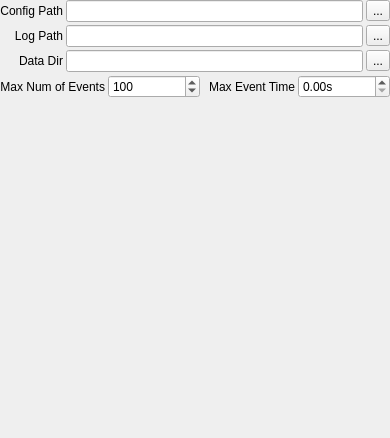
          <widget class="QWidget" name="scrollAreaWidgetContents_5">
           <property name="geometry">
            <rect>
             <x>0</x>
             <y>0</y>
             <width>390</width>
             <height>438</height>
            </rect>
           </property>
           <property name="maximumSize">
            <size>
             <width>1000</width>
             <height>16777215</height>
            </size>
           </property>
           <layout class="QVBoxLayout" name="verticalLayout_10">
            <property name="spacing">
             <number>3</number>
            </property>
            <property name="leftMargin">
             <number>0</number>
            </property>
            <property name="topMargin">
             <number>0</number>
            </property>
            <property name="rightMargin">
             <number>0</number>
            </property>
            <property name="bottomMargin">
             <number>0</number>
            </property>
            <item>
             <layout class="QGridLayout" name="gridLayout_3">
              <property name="topMargin">
               <number>0</number>
              </property>
              <property name="rightMargin">
               <number>0</number>
              </property>
              <property name="bottomMargin">
               <number>0</number>
              </property>
              <property name="spacing">
               <number>3</number>
              </property>
              <item row="1" column="1">
               <widget class="QLineEdit" name="log_path_edit"/>
              </item>
              <item row="0" column="0">
               <widget class="QLabel" name="config_path_label">
                <property name="minimumSize">
                 <size>
                  <width>0</width>
                  <height>0</height>
                 </size>
                </property>
                <property name="lineWidth">
                 <number>0</number>
                </property>
                <property name="text">
                 <string>Config Path</string>
                </property>
                <property name="alignment">
                 <set>Qt::AlignRight|Qt::AlignTrailing|Qt::AlignVCenter</set>
                </property>
                <property name="buddy">
                 <cstring>config_path_edit</cstring>
                </property>
               </widget>
              </item>
              <item row="1" column="0">
               <widget class="QLabel" name="log_path_label">
                <property name="lineWidth">
                 <number>0</number>
                </property>
                <property name="text">
                 <string>Log Path</string>
                </property>
                <property name="alignment">
                 <set>Qt::AlignRight|Qt::AlignTrailing|Qt::AlignVCenter</set>
                </property>
                <property name="buddy">
                 <cstring>log_path_edit</cstring>
                </property>
               </widget>
              </item>
              <item row="1" column="2">
               <widget class="QToolButton" name="log_path_but">
                <property name="text">
                 <string>...</string>
                </property>
               </widget>
              </item>
              <item row="0" column="2">
               <widget class="QToolButton" name="config_path_but">
                <property name="text">
                 <string>...</string>
                </property>
               </widget>
              </item>
              <item row="0" column="1">
               <widget class="QLineEdit" name="config_path_edit"/>
              </item>
              <item row="2" column="0">
               <widget class="QLabel" name="data_dir_label">
                <property name="lineWidth">
                 <number>0</number>
                </property>
                <property name="text">
                 <string>Data Dir</string>
                </property>
                <property name="alignment">
                 <set>Qt::AlignRight|Qt::AlignTrailing|Qt::AlignVCenter</set>
                </property>
                <property name="buddy">
                 <cstring>data_dir_edit</cstring>
                </property>
               </widget>
              </item>
              <item row="2" column="1">
               <widget class="QLineEdit" name="data_dir_edit"/>
              </item>
              <item row="2" column="2">
               <widget class="QToolButton" name="data_dir_but">
                <property name="text">
                 <string>...</string>
                </property>
               </widget>
              </item>
             </layout>
            </item>
            <item>
             <layout class="QGridLayout" name="gridLayout_9">
              <property name="topMargin">
               <number>0</number>
              </property>
              <property name="rightMargin">
               <number>0</number>
              </property>
              <property name="bottomMargin">
               <number>0</number>
              </property>
              <property name="spacing">
               <number>3</number>
              </property>
              <item row="0" column="0">
               <widget class="QLabel" name="max_num_ev_label">
                <property name="text">
                 <string>Max Num of Events</string>
                </property>
                <property name="alignment">
                 <set>Qt::AlignRight|Qt::AlignTrailing|Qt::AlignVCenter</set>
                </property>
                <property name="buddy">
                 <cstring>max_ev_time_box</cstring>
                </property>
               </widget>
              </item>
              <item row="0" column="2">
               <widget class="QLabel" name="max_ev_time_label">
                <property name="text">
                 <string>Max Event Time</string>
                </property>
                <property name="alignment">
                 <set>Qt::AlignRight|Qt::AlignTrailing|Qt::AlignVCenter</set>
                </property>
                <property name="buddy">
                 <cstring>max_num_ev_box</cstring>
                </property>
               </widget>
              </item>
              <item row="0" column="3">
               <widget class="QDoubleSpinBox" name="max_ev_time_box">
                <property name="suffix">
                 <string>s</string>
                </property>
                <property name="maximum">
                 <double>100000.000000000000000</double>
                </property>
               </widget>
              </item>
              <item row="0" column="1">
               <widget class="QSpinBox" name="max_num_ev_box">
                <property name="minimum">
                 <number>1</number>
                </property>
                <property name="maximum">
                 <number>1000</number>
                </property>
                <property name="value">
                 <number>100</number>
                </property>
               </widget>
              </item>
             </layout>
            </item>
            <item>
             <spacer name="verticalSpacer">
              <property name="orientation">
               <enum>Qt::Vertical</enum>
              </property>
              <property name="sizeHint" stdset="0">
               <size>
                <width>20</width>
                <height>336</height>
               </size>
              </property>
             </spacer>
            </item>
           </layout>
          </widget>
